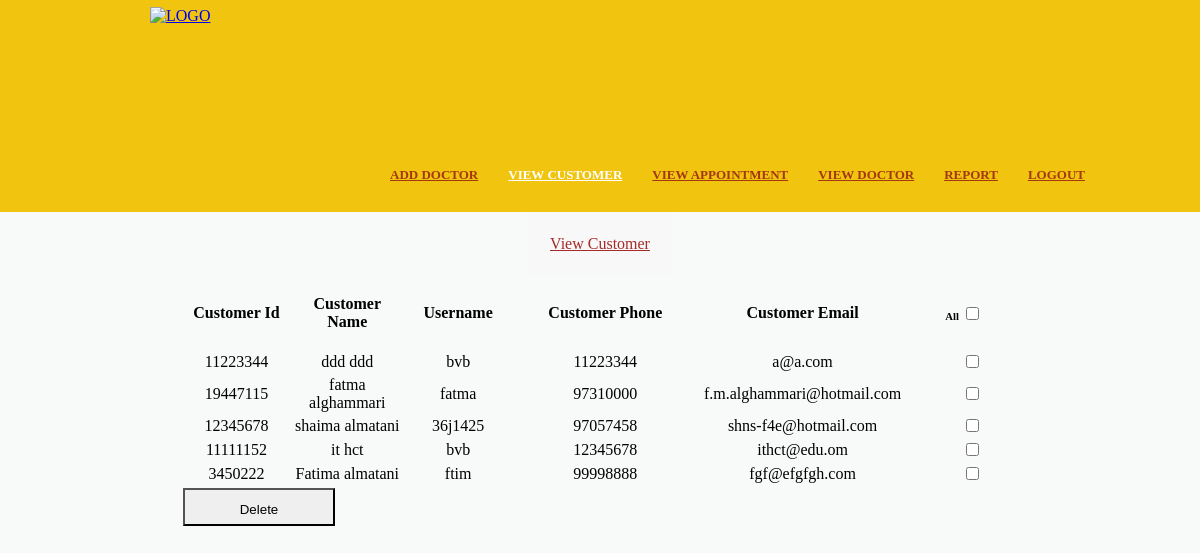
Page /viewcustomer.php (signed in) on the committed database.
### tables this page shows
CREATE TABLE `customer` (
  `customer_id` int(11) NOT NULL,
  `customer_first_name` varchar(20) NOT NULL,
  `customer_last_name` varchar(20) NOT NULL,
  `customer_username` varchar(20) NOT NULL,
  `customer_phone` int(11) NOT NULL,
  `customer_email` varchar(50) NOT NULL,
  `customer_password` varchar(200) NOT NULL
);

### viewcustomer.php (the view, shortened to what this page needs)
<!DOCTYPE HTML>
<html>
<head>
	<link rel="stylesheet" href="default.css" type="text/css">
	</head>
<body>
	<div id="header">
			<div class="logo"><a href="adminpage.php"><img src="image/logo.png" alt="LOGO" height="190" width="210"></a>
            </div>
             <ul class="navigation">
				<li>
					<a href="addoctor.php">Add Doctor</a>
				</li>
			 <li class="active">
					<a href="#">View Customer</a>
				</li>
			  <li>
					<a href="viewapp.php">View Appointment</a>
				</li>
			  <li>
					<a href="viewdoctor.php">View Doctor</a>
				</li>
				<li>
					<a href="aReport.php">Report</a>
				</li>
				  <li>
					<a href="logout.php">LOGOUT</a>
				</li>
			</ul>
			 <div class="clearfix">
		</div>
		</div>
<table bgcolor="#F8F8F8" style="padding:20px;" align="center">
               <tr>
               <td colspan="2" align="center">
<u  style="color:brown;">View Customer</u>
 </td>
               </tr>
</table>
<div align="center">
<?php
include("connect.php");
echo "<form method='post' name='form1' onSubmit='return checkDelete()'>";
	    $query = "select * from customer";
		$result = mysqli_query($connection, $query);
	echo "<table width=70%>";
		echo "<tr>";
		echo "<th width = 12%  align=center><v1>Customer Id";
		echo "<th width = 12%  align=center><v1>Customer Name";
		echo "<th width = 12%  align=center><v1> Username";
		echo "<th width = 20%  align=center><v1> Customer Phone";
		echo "<th width = 12%  align=center><v1> Customer Email";
		echo "<th width = 12% ><h6>All <input type='checkbox' id='ckbCheckAll' />";
        echo "</tr>";
			while($row = mysqli_fetch_row($result)) {
   $id = $row[0];
   $fname = $row[1];
   $lname = $row[2];
   $username = $row[3];
   $phone = $row[4];
   $email = $row[5];
			echo "<tr>";
			echo "<td align=center>$id</td>";
			echo "<td  align=center>$fname $lname</td>";
			echo "<td  align=center> $username</td>";
			echo "<td align=center>$phone</td>";
			echo "<td  align=center> $email</td>";
    echo    "<td align=center>&nbsp;&nbsp;&nbsp;&nbsp;<input name='delete[]' value='$id' type='checkbox' class='checkBoxClass' id='Checkbox1' /></td>";
                     echo "</tr>";
		}
		echo "<tr>";
					 echo "<td colspan='6'><input type='submit' value='Delete'></td>";
             echo "</tr>";
		echo  "</table>";
		echo "</form>";
?>
      </div>
</body>
</html>

### default.css (style rules this page uses)
body { background-color: #F8F9F9; min-width: 960px; margin: 0; }
img { display: block; border: 0; }
.clearfix { width: 960px; margin: 0 auto; }
.clearfix:after { clear:both; content:""; display:block; line-height:0; height:1%; visibility:hidden; }
.subscribe, input[type='submit'], input[type='reset'],input[type='button'],button { background-position: -222px -38px; height: 38px; line-height: 38px; width: 152px; }
#header { background: #F1C40F ; padding: 7px 0 15px; }
.logo { float: left; display: inline-block; margin-left: 150px; }
.navigation { float: left; list-style: none; margin: 28px 0 0; padding: 0; }
.navigation li { float: left; margin-left: 30px; margin-top: 128px; position: relative; }
.navigation li > a { color: #a43810; font: bold 13px/24px Times, "Times New Roman", serif; text-decoration: none; text-transform: uppercase; text-decoration: underline; }
.navigation li.active > a, .navigation li > a:hover { color: #fff; text-decoration: underline; }

### rows in the picture
customer: customer_id "11223344", customer_first_name "ddd", customer_last_name "ddd", customer_username "bvb", customer_phone "11223344", customer_email "a@a.com"
customer: customer_id "19447115", customer_first_name "fatma", customer_last_name "alghammari", customer_username "fatma", customer_phone "97310000", customer_email "f.m.alghammari@hotmail.com"
customer: customer_id "12345678", customer_first_name "shaima", customer_last_name "almatani", customer_username "36j1425", customer_phone "97057458", customer_email "shns-f4e@hotmail.com"
customer: customer_id "11111152", customer_first_name "it", customer_last_name "hct", customer_username "bvb", customer_phone "12345678", customer_email "ithct@edu.om"
customer: customer_id "3450222", customer_first_name "Fatima", customer_last_name "almatani", customer_username "ftim", customer_phone "99998888", customer_email "fgf@efgfgh.com"
